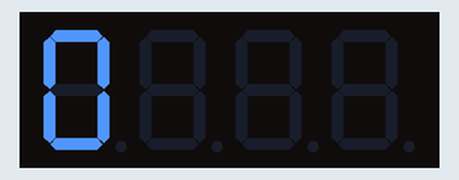
A sketch run on a simulated ESP32. On the bench: 4-digit seven-segment display. WiFi joins after 1.5 s; servers stay silent unless stated; the local clock reads 2024-03-15 10:24:30 at power-on unless the sketch sets it; what the sketch prints to the serial monitor is not drawn.

Above: at 0.1 s.
At 0.6 s:
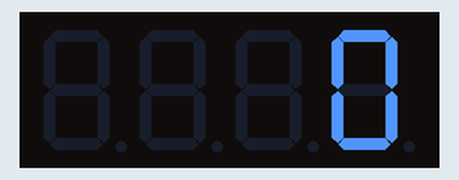
At 1.2 s:
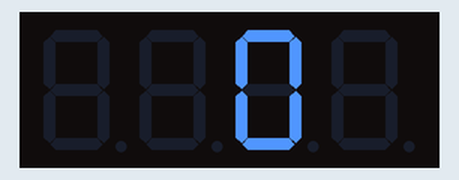
At 1.7 s:
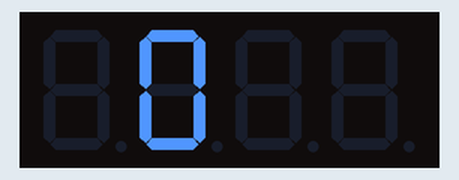
At 2.3 s:
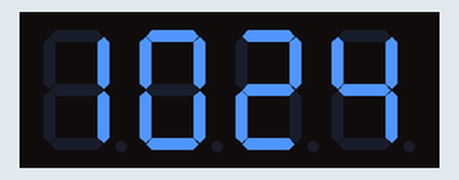
At 39.4 s:
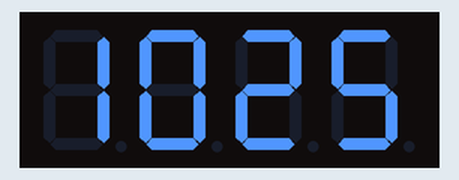

The sketch:

DIGI_CLOCK_NTP_SERVER.ino
```cpp
#include <WiFi.h>
#include "time.h"
#include <TM1637Display.h>

#define CLK 5
#define DIO 4

TM1637Display display(CLK, DIO);

const char *ssid = "wifi_tech";
const char *password = "tech@12345";

const char *ntpServer = "pool.ntp.org";
const long gmtOffset_sec = 19800; // IST (GMT+5:30)
const int daylightOffset_sec = 0;

void setup() {
  Serial.begin(115200);
  display.setBrightness(0x0f);

  // Connect to Wi-Fi
  connectWiFi();

  // Initialize NTP
  Serial.print("Initializing NTP..");
  configTime(gmtOffset_sec, daylightOffset_sec, ntpServer);
  Serial.print("Local Time Printing..");
  printLocalTime();
}

void connectWiFi() {
  Serial.print("Connecting to ");
  Serial.println(ssid);
  WiFi.begin(ssid, password);
  while (WiFi.status() != WL_CONNECTED)
  {
    Serial.print(".");
    for (int i = 0; i < 4; i++)
    {
      display.showNumberDec(0, false, 1, i);
      delay(150);
      display.clear();
    }
  }
  Serial.println("\nWiFi connected.");
  display.showNumberDec(0, true);
}

void printLocalTime() {
  struct tm timeinfo;
  if (!getLocalTime(&timeinfo)) {
    Serial.println("Failed to obtain time");
  }
  Serial.println(&timeinfo, "%A, %B %d %Y %H:%M:%S");
  Serial.print("Hour (12 hour format): ");
  Serial.println(&timeinfo, "%I");
  Serial.print("AM/PM: ");
  Serial.println(timeinfo.tm_hour >= 12 ? "PM" : "AM");
  Serial.println();
}

void blinkColon(int hour, int minute, bool showColon) {
  // Display hour with colon (if showColon is true) and leading zeros
  display.showNumberDecEx(hour, showColon ? 0b01000000 : 0, true, 2, 0);
  // Display minute with leading zeros
  display.showNumberDecEx(minute, 0, true, 2, 2);
}

void loop() {
  // Check Wi-Fi connection
  if (WiFi.status() != WL_CONNECTED) {
    Serial.println("WiFi disconnected. Reconnecting...");
    connectWiFi();
  }

  static int lastHour = 12, lastMinute = 0; // Default to 12:00
  struct tm timeinfo;
  if (!getLocalTime(&timeinfo))
  {
    Serial.println("Failed to obtain time");
    display.showNumberDec(8888, false);
    delay(100);
  }

  // Update time
  //int hour = timeinfo.tm_hour;  // 24 hour
  int hour = timeinfo.tm_hour % 12 == 0 ? 12 : timeinfo.tm_hour % 12;  // 12 hour
  int minute = timeinfo.tm_min;
  lastHour = hour;
  lastMinute = minute;

  // Blink colon
  static bool colonState = false;
  blinkColon(hour, minute, colonState);
  colonState = !colonState;
  delay(500);
}
```
